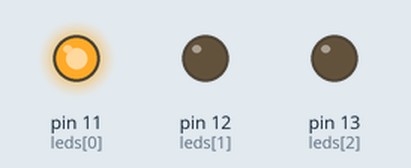
Simulated run of this sketch. Board: Arduino Uno, built with avr-gcc and run on an emulated ATmega328P. Parts: output pins drawn as LEDs (lit = HIGH).

Above: at 0.5 s.
At 1.5 s:
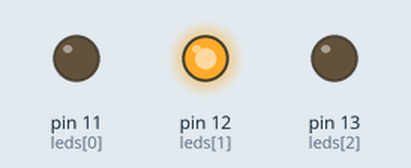
At 5.5 s:
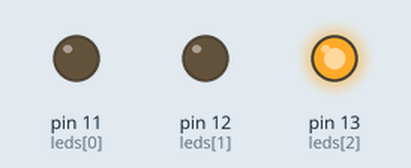
Timing chart, 0 to 6.9 s (numbered marks = the images above):
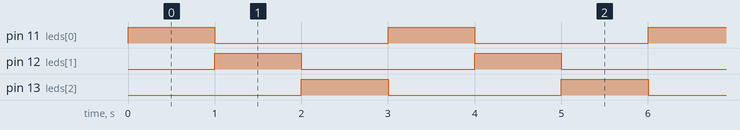

The sketch:

UsodeArreglos.ino
```cpp
int leds[3] = {11, 12, 13};
int i;

void setup() {
  for (i = 0; i<3; i++){
     pinMode(leds[i],OUTPUT);
    }
}

int j = 0;
void loop() {
  seleccion(j);
  j++;
  j = j%3;
}

void seleccion(int j){
    for (i = 0; i<3; i++){
     digitalWrite(leds[i],0);
    }
    digitalWrite(leds[j],1);
    delay(1000);
  }
```

Measured:
- by itself, pin 11 (leds[0]), pin 12 (leds[1]), pin 13 (leds[2]): alternates HIGH for 1.0 s and LOW for 2.0 s
- by itself, everything shown: repeats every 3.0 s, in 3 steps
